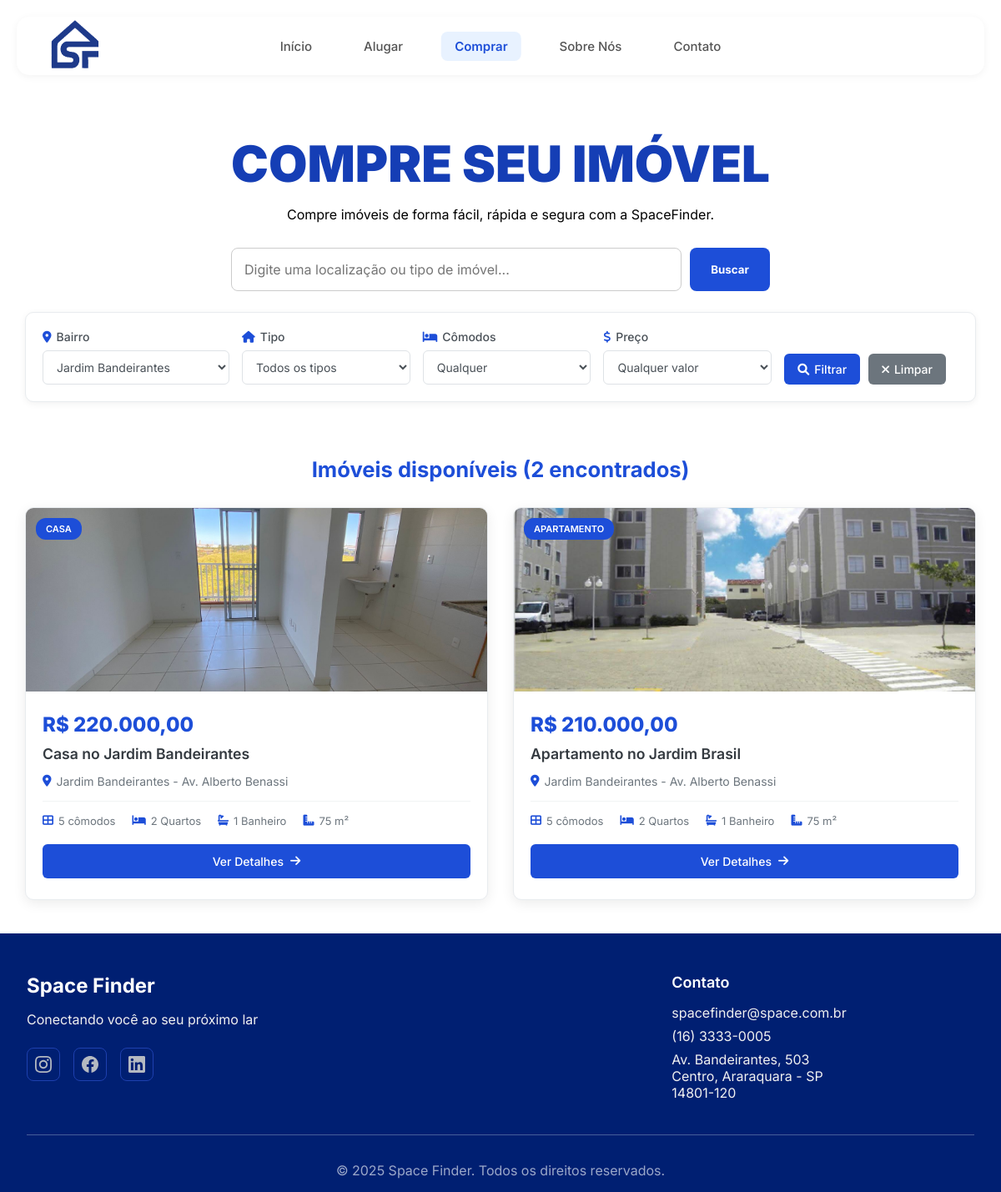
/comprar.php?bairro=Jardim Bandeirantes, run on the app's committed database.
### tables this page shows
CREATE TABLE `imoveis_comprar` (
  `id_casa` int(11) NOT NULL PRIMARY KEY,
  `codigo` varchar(10) NOT NULL,
  `bairro` varchar(100) NOT NULL,
  `rua` varchar(100) NOT NULL,
  `area` decimal(10,2) NOT NULL,
  `foto` varchar(225) NOT NULL,
  `num_comodos` int(11) NOT NULL,
  `banheiro` int(11) NOT NULL,
  `quarto` int(11) NOT NULL,
  `titulo_casa` varchar(100) NOT NULL,
  `tipo` varchar(100) NOT NULL,
  `valor` decimal(15,2) DEFAULT NULL,
  `finalidade` enum('alugar','comprar') NOT NULL DEFAULT 'comprar'
);

### comprar.php (the view, shortened to what this page needs)
<?php
$conn = new mysqli("localhost", "root", "", "spacefinder");
$busca = isset($_GET['q']) ? $conn->real_escape_string($_GET['q']) : '';
$bairro = isset($_GET['bairro']) ? $conn->real_escape_string($_GET['bairro']) : '';
$sql = "SELECT * FROM imoveis_comprar WHERE 1=1";
if ($bairro) {
    $sql .= " AND bairro LIKE '%$bairro%'";
}
$sql .= " LIMIT 15";
$result = $conn->query($sql);
$bairros_result = $conn->query("SELECT DISTINCT bairro FROM imoveis_comprar WHERE bairro != '' ORDER BY bairro");
?>
<!DOCTYPE html>
<html lang="pt-BR">
<head>
  <link rel="stylesheet" href="style.css">
  <link rel="stylesheet" href="https://cdnjs.cloudflare.com/ajax/libs/font-awesome/6.0.0/css/all.min.css">
</head>
<body>
  <nav class="navbar">
    <div class="logo-container">
      <a href="index.php"><img src="imgs/logosf.png" alt="Logo" class="logo" /></a>
    </div>
    <ul class="nav-links">
      <li><a href="index.php">Início</a></li>
      <li><a href="alugar.php">Alugar</a></li>
      <li><a href="comprar.php"  class="active">Comprar</a></li>
      <li><a href="sobre.php">Sobre Nós</a></li>
      <li><a href="contato.php">Contato</a></li>
    </ul>
  </nav>
  <section class="card-principal">
    <div>
      <h1 class="titulo-principal">COMPRE SEU IMÓVEL</h1>
      <p class="subtitulo-principal">Compre imóveis de forma fácil, rápida e segura com a SpaceFinder.</p>
      <form class="search-box" method="GET" action="comprar.php">
        <input type="text" name="q" placeholder="Digite uma localização ou tipo de imóvel..." value="<?php echo htmlspecialchars($busca); ?>" />
        <button type="submit">Buscar</button>
      </form>
    </div>
  </section>
  <section class="secao-filtros">
    <div class="container">
      <div class="cards-filtros">
        <form class="formulario-filtros" method="GET" action="comprar.php">
          <div class="grade-filtros">
            <div class="grupo-filtro">
              <label for="bairro">
                <i class="fas fa-map-marker-alt"></i>
                Bairro
              </label>
              <select name="bairro" id="bairro">
                <?php if ($bairros_result && $bairros_result->num_rows > 0): ?>
                  <?php while($row = $bairros_result->fetch_assoc()): ?>
                    <option value="<?php echo htmlspecialchars($row['bairro']); ?>"
                            <?php echo ($bairro == $row['bairro']) ? 'selected' : ''; ?>>
                      <?php echo htmlspecialchars($row['bairro']); ?>
                    </option>
                  <?php endwhile; ?>
                <?php endif; ?>
              </select>
            </div>
            <div class="grupo-filtro">
              <label for="tipo">
                <i class="fas fa-home"></i>
                Tipo
              </label>
              <select name="tipo" id="tipo">
                <option value="">Todos os tipos</option>
              </select>
            </div>
            <div class="grupo-filtro">
              <label for="num_comodos">
                <i class="fas fa-bed"></i>
                Cômodos
              </label>
              <select name="num_comodos" id="num_comodos">
                <option value="">Qualquer</option>
              </select>
            </div>
            <div class="grupo-filtro">
              <label for="faixa_preco">
                <i class="fas fa-dollar-sign"></i>
                Preço
              </label>
              <select name="faixa_preco" id="faixa_preco">
                <option value="">Qualquer valor</option>
              </select>
            </div>
            <div class="acoes-filtros">
              <button type="submit" class="botao-filtrar">
                <i class="fas fa-search"></i>
                Filtrar
              </button>
              <a href="comprar.php" class="botao-limpar">
                <i class="fas fa-times"></i>
                Limpar
              </a>
            </div>
          </div>
        </form>
      </div>
    </div>
  </section>
  <section class="secao-resultados">
    <div class="container">
      <h2>
        <?php
        if ($result) {
          $total_results = $result->num_rows;
          echo $busca ? "Resultados para \"$busca\"" : "Imóveis disponíveis";
          echo " ($total_results encontrados)";
        }
        ?>
      </h2>
        <?php if ($result && $result->num_rows > 0): ?>
        <div class="grade-resultados">
          <?php while($row = $result->fetch_assoc()): ?>
            <div class="cards-imovel" onclick="verDetalhes(<?php echo $row['id_casa']; ?>)">
              <div class="container-imagem-cards">
                <img src="<?php echo !empty($row['foto']) ? htmlspecialchars($row['foto']) : 'imgs/placeholder.jpg'; ?>"
                     alt="<?php echo htmlspecialchars($row['tipo']); ?>" class="imagem-cards">
                <div class="etiqueta-cards"><?php echo htmlspecialchars($row['tipo']); ?></div>
              </div>
              <div class="conteudo-cards">
                <div class="preco-cards">
                  R$ <?php echo number_format($row['valor'], 2, ',', '.'); ?><span class="periodo"></span>
                </div>
                <h3 class="titulo-cards">
                  <?php echo htmlspecialchars($row['titulo_casa']); ?>
                </h3>
                <div class="localizacao-cards">
                  <i class="fas fa-map-marker-alt"></i>
                  <?php echo htmlspecialchars($row['bairro']); ?><?php if(!empty($row['rua'])): ?> - <?php echo htmlspecialchars($row['rua']); ?><?php endif; ?>
                </div>
                <div class="caracteristicas-cards">
                <div class="caracteristica">
                <i class="fas fa-th-large"></i>
                <span><?php echo intval($row['num_comodos']); ?> cômodos</span>
                </div>
                <div class="caracteristica">
                <i class="fas fa-bed"></i>
                <span><?php echo intval($row['quarto']); ?> Quarto<?php echo intval($row['quarto']) > 1 ? 's' : ''; ?></span>
                </div>
                <div class="caracteristica">
                <i class="fas fa-bath"></i>
                <span><?php echo intval($row['banheiro']); ?> Banheiro<?php echo intval($row['banheiro']) > 1 ? 's' : ''; ?></span>
               </div>
                <div class="caracteristica">
                <i class="fas fa-ruler-combined"></i>
                <span><?php echo number_format($row['area'], 0, ',', '.'); ?> m²</span>
                </div>
                </div>
                <div class="rodape-cards">
                  <button class="botao-detalhes">
                    <span>Ver Detalhes</span>
                    <i class="fas fa-arrow-right"></i>
                  </button>
                </div>
              </div>
            </div>
          <?php endwhile; ?>
        </div>
      <?php endif; ?>
    </div>
  </section>
  <footer class="footer">
    <div class="footer-container">
      <div class="footer-content">
        <div class="seção-footer">
          <h3 class="titulo-footer">Space Finder</h3>
          <p class="texto-footer">Conectando você ao seu próximo lar</p>
          <div class="social-links">
            <a href="https://instagram.com.br" target="_blank" class="social-link">
            </a>
            <a href="https://www.facebook.com/" target="_blank" class="social-link">
            </a>
            <a href="https://www.linkedin.com/feed/" target="_blank" class="social-link">
            </a>
          </div>
        </div>
        <div class="seção-footer">
          <h4 class="subtitulo-footer">Contato</h4>
          <p class="info-contato">spacefinder@space.com.br</p>
          <p class="info-contato">(16) 3333-0005</p>
          <p class="info-contato">Av. Bandeirantes, 503<br>Centro, Araraquara - SP<br>14801-120</p>
        </div>
      </div>
      <div class="botao-footer">
        <p>© 2025 Space Finder. Todos os direitos reservados.</p>
      </div>
    </div>
  </footer>
  </body>
  </html>

### style.css (style rules this page uses)
* { margin: 0; padding: 0; box-sizing: border-box; font-family: 'Inter', sans-serif; }
.navbar { margin-top: 10px; position: relative; display: flex; align-items: center; justify-content: space-between; height: 70px; padding: 0 30px; background: white; box-shadow: 0 2px 10px rgba(0,0,0,0.05); border-radius: 15px; margin: 20px; }
.logo { height: 70px; width: auto; object-fit: contain; }
.nav-links { position: absolute; left: 50%; top: 50%; transform: translate(-50%, -50%); display: flex; gap: 30px; list-style: none; }
.nav-links a { text-decoration: none; color: #555; font-size: 15px; font-weight: 500; padding: 8px 16px; border-radius: 8px; transition: all 0.3s ease; }
.nav-links a.active { color: #1d4ed8; background: #e8f2ff; font-weight: 600; }
.footer { background:#001f72ff; color:rgb(240, 240, 240); }
.footer-container { max-width: 1200px; margin: 0 auto; padding: 3rem 2rem 1rem; }
.footer-content { display: grid; grid-template-columns: 2fr 1fr; gap: 3rem; margin-bottom: 2rem; }
.titulo-footer { font-size: 1.5rem; font-weight: 700; color: white; margin-bottom: 1rem; }
.subtitulo-footer { font-size: 1.125rem; font-weight: 600; color: white; margin-bottom: 1rem; }
.texto-footer { margin-bottom: 1.5rem; }
.social-links { display: flex; gap: 1rem; }
.social-link { display: flex; align-items: center; justify-content: center; width: 40px; height: 40px; background: #001f72ff; color: #b4b9c1ff; border-radius: 8px; text-decoration: none; transition: all 0.2s ease; border: 1px solid #1e40af; }
.info-contato { margin-bottom: 0.5rem; }
.botao-footer { padding-top: 2rem; border-top: 1px solid #fafbff49; text-align: center; color: #fafbff9e; }

### data on the page
imoveis_comprar: foto (picture), tipo "CASA", valor "220.000,00", titulo_casa "Casa no Jardim Bandeirantes", bairro "Jardim Bandeirantes", rua "Av. Alberto Benassi", num_comodos "5", quarto "2", banheiro "1", area "75"
imoveis_comprar: foto (picture), tipo "APARTAMENTO", valor "210.000,00", titulo_casa "Apartamento no Jardim Brasil", bairro "Jardim Bandeirantes", rua "Av. Alberto Benassi", num_comodos "5", quarto "2", banheiro "1", area "75"

### other printed values
$total_results "2"
form field bairro "Jardim Bandeirantes"
